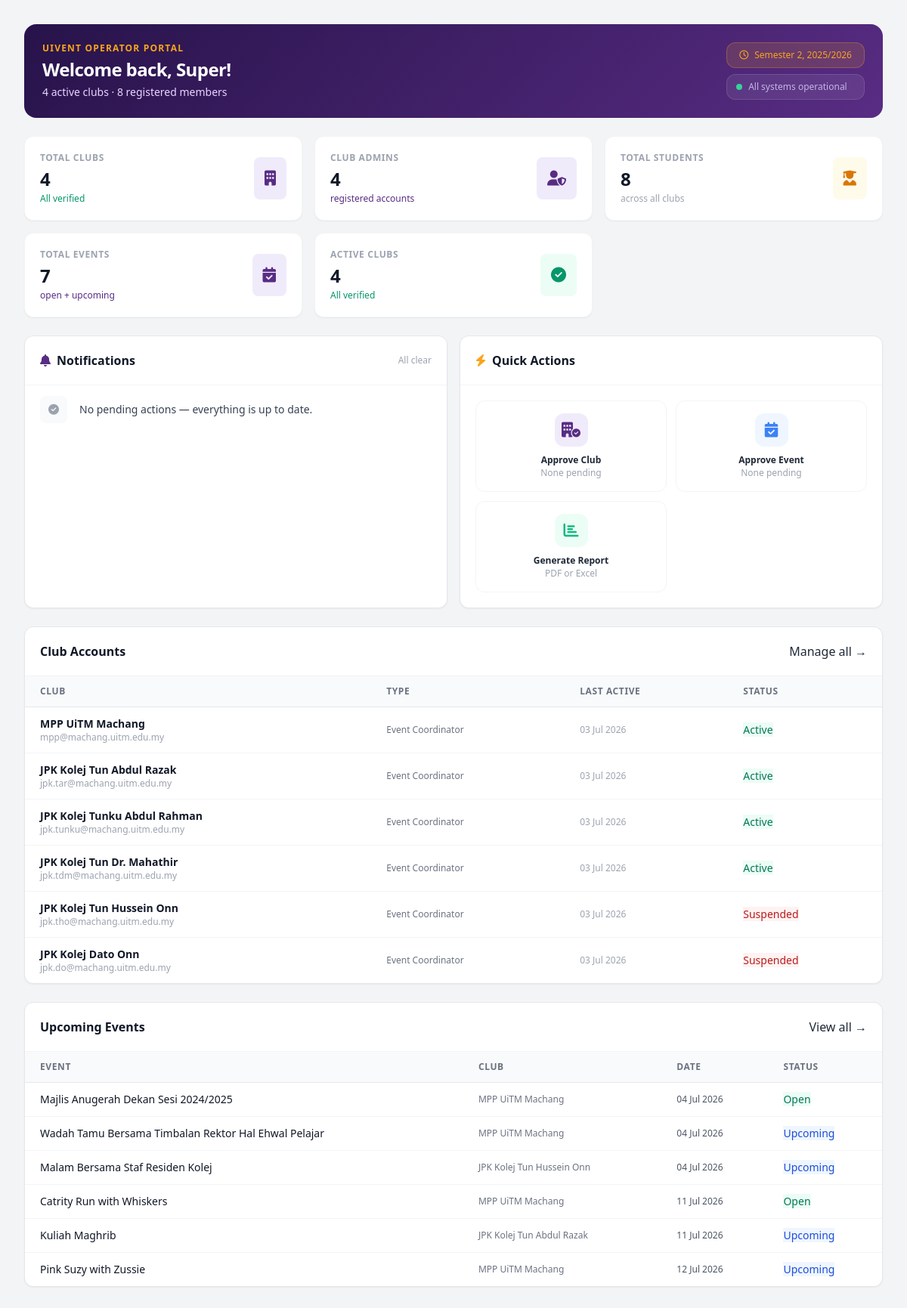
Screenshot of /command_centre.php (signed in) with the database file from the repository.
### tables this page shows
CREATE TABLE `events` (
  `id` int(10) UNSIGNED NOT NULL,
  `campus_id` int(10) UNSIGNED DEFAULT NULL,
  `club_id` int(10) UNSIGNED DEFAULT NULL,
  `created_by` int(10) UNSIGNED DEFAULT NULL,
  `title` varchar(200) NOT NULL,
  `venue` varchar(200) DEFAULT NULL,
  `category` enum('Academic','Cultural','Sports','Other') NOT NULL DEFAULT 'Other',
  `status` enum('upcoming','open','under_review','closed','cancelled','archived') NOT NULL DEFAULT 'upcoming',
  `capacity` int(10) UNSIGNED NOT NULL DEFAULT 0,
  `registration_fee` decimal(8,2) NOT NULL DEFAULT 0.00,
  `registered_count` int(10) UNSIGNED NOT NULL DEFAULT 0,
  `start_date` datetime DEFAULT NULL,
  `end_date` datetime DEFAULT NULL,
  `description` text DEFAULT NULL,
  `image_url` varchar(500) DEFAULT NULL,
  `created_at` datetime NOT NULL DEFAULT current_timestamp(),
  `updated_at` datetime NOT NULL DEFAULT current_timestamp() ON UPDATE current_timestamp(),
  `is_paid` tinyint(1) NOT NULL DEFAULT 0,
  `fee_amount` decimal(8,2) DEFAULT NULL,
  `payment_method` varchar(50) DEFAULT NULL,
  `payment_details` text DEFAULT NULL,
  `payment_deadline` datetime DEFAULT NULL
);

### config.php (called while the page is built, shortened)
<?php
function db(): PDO {
    static $pdo = null;
    if ($pdo === null) {
        $dsn = 'mysql:host=' . DB_HOST . ';dbname=' . DB_NAME . ';charset=' . DB_CHARSET;
        try {
            $pdo = new PDO($dsn, DB_USER, DB_PASS, [
                PDO::ATTR_ERRMODE            => PDO::ERRMODE_EXCEPTION,
                PDO::ATTR_DEFAULT_FETCH_MODE => PDO::FETCH_ASSOC,
                PDO::ATTR_EMULATE_PREPARES   => false,
            ]);
        } catch (PDOException $e) {
            die(json_encode(['error' => 'Database connection failed: ' . $e->getMessage()]));
        }
    }
    return $pdo;
}
function currentAdmin(): array {
    return $_SESSION['super_admin'] ?? ['name' => 'Super Admin', 'email' => ''];
}
?>

### command_centre.php (the view, shortened to what this page needs)
<?php
require_once '../config.php';
$totalClubs       = (int) db()->query("SELECT COUNT(*) FROM admins WHERE status='active'")->fetchColumn();
$pendingClubs     = (int) db()->query("SELECT COUNT(*) FROM admins WHERE status='pending'")->fetchColumn();
$totalAdmins      = (int) db()->query("SELECT COUNT(*) FROM admins WHERE status IN('active','pending')")->fetchColumn();
$totalEvents      = (int) db()->query("SELECT COUNT(*) FROM events WHERE status IN('open','upcoming')")->fetchColumn();
$totalMembers     = (int) db()->query("SELECT COUNT(*) FROM students WHERE is_active=1")->fetchColumn();
$clubs = db()->query("
    SELECT a.name, a.email, a.role, a.status, a.last_active
    FROM admins a
    ORDER BY a.status ASC, a.last_active DESC LIMIT 8
")->fetchAll();
$events = db()->query("
    SELECT e.title, e.start_date, e.status, a.name AS organiser_name
    FROM events e LEFT JOIN admins a ON a.id=e.created_by
    WHERE e.status IN('open','upcoming')
    ORDER BY e.start_date ASC LIMIT 6
")->fetchAll();
$cfg = [];
foreach (db()->query('SELECT config_key,config_value FROM global_config')->fetchAll() as $r) {
    $cfg[$r['config_key']] = $r['config_value'];
}
$notifications = [];
$pendingClubCount = (int) db()->query("SELECT COUNT(*) FROM admins WHERE status='pending'")->fetchColumn();
$pendingEventCount = (int) db()->query("SELECT COUNT(*) FROM events WHERE status='pending'")->fetchColumn();
if (empty($notifications)) {
    $notifications[] = [
        'type'  => 'clear',
        'icon'  => 'fa-circle-check',
        'msg'   => 'No pending actions — everything is up to date.',
        'link'  => null,
        'label' => null,
    ];
}
?>
<!DOCTYPE html>
<html lang="en">
<head>
<script src="https://cdn.tailwindcss.com"></script>
<link rel="stylesheet" href="https://cdnjs.cloudflare.com/ajax/libs/font-awesome/6.4.0/css/all.min.css">
</head>
<body class="bg-gray-100 font-sans text-gray-800 flex h-screen overflow-hidden">
<div class="flex-1 flex flex-col h-full overflow-y-auto">
<div class="flex-1">
<main class="p-6 md:p-8 space-y-6 max-w-7xl w-full mx-auto">
  <div class="flex flex-col sm:flex-row justify-between items-start sm:items-center p-6 rounded-2xl text-white gap-4"
       style="background:linear-gradient(135deg,#27134A 0%,#582C83 100%);">
    <div>
      <p class="text-xs font-bold uppercase tracking-widest mb-1" style="color:#F9A51B;">UiVent Operator Portal</p>
      <h3 class="text-2xl font-bold tracking-tight">
        Welcome back, <?= htmlspecialchars(explode(' ', currentAdmin()['name'])[0]) ?>!
      </h3>
      <p class="text-sm mt-1 text-purple-200">
        <?= number_format($totalClubs) ?> active club<?= $totalClubs!==1?'s':'' ?> · <?= number_format($totalMembers) ?> registered members
      </p>
    </div>
    <div class="flex flex-col gap-2">
      <div class="px-4 py-2 rounded-xl flex items-center gap-2"
           style="background:rgba(249,165,27,.15);border:1px solid rgba(249,165,27,.30);color:#F9A51B;">
        <i class="far fa-clock text-xs"></i>
        <span class="text-xs font-medium"><?= htmlspecialchars($cfg['academic_term_label'] ?? 'Current Semester') ?></span>
      </div>
      <div class="px-3 py-2 rounded-xl flex items-center gap-2"
           style="background:rgba(255,255,255,.08);border:1px solid rgba(255,255,255,.12);color:#c4b5e8;">
        <span class="w-2 h-2 bg-emerald-400 rounded-full"></span>
        <span class="text-xs">All systems operational</span>
      </div>
    </div>
  </div>
  <div class="grid grid-cols-2 lg:grid-cols-3 gap-4">
    <div class="stat-card bg-white p-5 rounded-xl shadow-sm border border-gray-100 flex items-center justify-between">
      <div>
        <p class="text-xs font-semibold uppercase tracking-wider text-gray-400">Total Clubs</p>
        <h4 class="text-2xl font-bold text-gray-900 mt-1"><?= number_format($totalClubs + $pendingClubs) ?></h4>
        <p class="text-xs mt-0.5 <?= $pendingClubs > 0 ? 'text-amber-600' : 'text-emerald-600' ?> font-medium">
          <?= $pendingClubs > 0 ? "$pendingClubs pending setup" : 'All verified' ?>
        </p>
      </div>
      <div class="p-3.5 rounded-lg" style="background:#f0ebfa;color:#582C83;">
        <i class="fas fa-building text-xl"></i>
      </div>
    </div>
    <div class="stat-card bg-white p-5 rounded-xl shadow-sm border border-gray-100 flex items-center justify-between">
      <div>
        <p class="text-xs font-semibold uppercase tracking-wider text-gray-400">Club Admins</p>
        <h4 class="text-2xl font-bold text-gray-900 mt-1"><?= number_format($totalAdmins) ?></h4>
        <p class="text-xs mt-0.5 font-medium" style="color:#582C83;">registered accounts</p>
      </div>
      <div class="p-3.5 rounded-lg" style="background:#f0ebfa;color:#582C83;">
        <i class="fas fa-user-shield text-xl"></i>
      </div>
    </div>
    <div class="stat-card bg-white p-5 rounded-xl shadow-sm border border-gray-100 flex items-center justify-between">
      <div>
        <p class="text-xs font-semibold uppercase tracking-wider text-gray-400">Total Students</p>
        <h4 class="text-2xl font-bold text-gray-900 mt-1"><?= number_format($totalMembers) ?></h4>
        <p class="text-xs text-gray-400 font-medium mt-0.5">across all clubs</p>
      </div>
      <div class="bg-amber-50 p-3.5 rounded-lg text-amber-600">
        <i class="fas fa-user-graduate text-xl"></i>
      </div>
    </div>
    <div class="stat-card bg-white p-5 rounded-xl shadow-sm border border-gray-100 flex items-center justify-between">
      <div>
        <p class="text-xs font-semibold uppercase tracking-wider text-gray-400">Total Events</p>
        <h4 class="text-2xl font-bold text-gray-900 mt-1"><?= number_format($totalEvents) ?></h4>
        <p class="text-xs font-medium mt-0.5" style="color:#582C83;">open + upcoming</p>
      </div>
      <div class="p-3.5 rounded-lg" style="background:#f0ebfa;color:#582C83;">
        <i class="fas fa-calendar-check text-xl"></i>
      </div>
    </div>
    <div class="stat-card bg-white p-5 rounded-xl shadow-sm border border-gray-100 flex items-center justify-between">
      <div>
        <p class="text-xs font-semibold uppercase tracking-wider text-gray-400">Active Clubs</p>
        <h4 class="text-2xl font-bold text-gray-900 mt-1"><?= number_format($totalClubs) ?></h4>
        <p class="text-xs mt-0.5 text-emerald-600 font-medium">
          <?= $pendingClubs > 0 ? "$pendingClubs pending" : 'All verified' ?>
        </p>
      </div>
      <div class="bg-emerald-50 p-3.5 rounded-lg text-emerald-600">
        <i class="fas fa-circle-check text-xl"></i>
      </div>
    </div>
  </div>
  <div class="grid grid-cols-1 lg:grid-cols-2 gap-4">
    <div class="bg-white rounded-xl shadow-sm border border-gray-200 overflow-hidden">
      <div class="p-5 border-b border-gray-100 flex items-center gap-2">
        <span class="relative flex">
          <i class="fas fa-bell text-base" style="color:#582C83;"></i>
        </span>
        <h4 class="font-bold text-base text-gray-900">Notifications</h4>
        <span class="ml-auto text-xs text-gray-400"><?= count($notifications) === 1 && $notifications[0]['type'] === 'clear' ? 'All clear' : count($notifications) . ' alert' . (count($notifications) !== 1 ? 's' : '') ?></span>
      </div>
      <ul class="divide-y divide-gray-100">
        <?php
        $typeMeta = [
          'warning' => ['bg' => 'bg-amber-50',   'icon_color' => 'text-amber-500',  'badge' => 'bg-amber-50 text-amber-700'],
          'info'    => ['bg' => 'bg-blue-50',     'icon_color' => 'text-blue-500',   'badge' => 'bg-blue-50 text-blue-700'],
          'success' => ['bg' => 'bg-emerald-50',  'icon_color' => 'text-emerald-500','badge' => 'bg-emerald-50 text-emerald-700'],
          'clear'   => ['bg' => 'bg-gray-50',     'icon_color' => 'text-gray-400',   'badge' => ''],
        ];
        foreach ($notifications as $n):
          $m = $typeMeta[$n['type']] ?? $typeMeta['clear'];
        ?>
        <li class="flex items-center gap-4 px-5 py-3.5 hover:bg-gray-50 transition-colors">
          <div class="flex-shrink-0 w-9 h-9 rounded-lg flex items-center justify-center <?= $m['bg'] ?>">
            <i class="fas <?= $n['icon'] ?> text-sm <?= $m['icon_color'] ?>"></i>
          </div>
          <p class="flex-1 text-sm text-gray-700 leading-snug"><?= htmlspecialchars($n['msg']) ?></p>
        </li>
        <?php endforeach; ?>
      </ul>
    </div>
    <div class="bg-white rounded-xl shadow-sm border border-gray-200 overflow-hidden">
      <div class="p-5 border-b border-gray-100 flex items-center gap-2">
        <i class="fas fa-bolt text-base" style="color:#F9A51B;"></i>
        <h4 class="font-bold text-base text-gray-900">Quick Actions</h4>
      </div>
      <div class="p-5 grid grid-cols-2 gap-3">
        <a href="admin_management.php?filter=pending"
           class="group flex flex-col items-center gap-2.5 p-4 rounded-xl border border-gray-100 hover:border-purple-200 hover:bg-purple-50 transition-all text-center">
          <div class="w-11 h-11 rounded-xl flex items-center justify-center transition-colors"
               style="background:#f0ebfa;color:#582C83;">
            <i class="fas fa-building-circle-check text-xl group-hover:scale-110 transition-transform"></i>
          </div>
          <div>
            <p class="text-xs font-bold text-gray-800 leading-tight">Approve Club</p>
            <?php if ($pendingClubCount > 0): ?>
            <p class="text-xs text-amber-600 font-medium mt-0.5"><?= $pendingClubCount ?> waiting</p>
            <?php else: ?>
            <p class="text-xs text-gray-400 mt-0.5">None pending</p>
            <?php endif; ?>
          </div>
        </a>
        <a href="global_events.php?filter=pending"
           class="group flex flex-col items-center gap-2.5 p-4 rounded-xl border border-gray-100 hover:border-blue-200 hover:bg-blue-50 transition-all text-center">
          <div class="w-11 h-11 rounded-xl flex items-center justify-center"
               style="background:#eff6ff;color:#3b82f6;">
            <i class="fas fa-calendar-check text-xl group-hover:scale-110 transition-transform"></i>
          </div>
          <div>
            <p class="text-xs font-bold text-gray-800 leading-tight">Approve Event</p>
            <?php if ($pendingEventCount > 0): ?>
            <p class="text-xs text-blue-600 font-medium mt-0.5"><?= $pendingEventCount ?> waiting</p>
            <?php else: ?>
            <p class="text-xs text-gray-400 mt-0.5">None pending</p>
            <?php endif; ?>
          </div>
        </a>
        <div class="group flex flex-col items-center gap-2.5 p-4 rounded-xl border border-gray-100 hover:border-emerald-200 hover:bg-emerald-50 transition-all text-center cursor-pointer"
             onclick="openReportModal()">
          <div class="w-11 h-11 rounded-xl flex items-center justify-center"
               style="background:#ecfdf5;color:#10b981;">
            <i class="fas fa-chart-bar text-xl group-hover:scale-110 transition-transform"></i>
          </div>
          <div>
            <p class="text-xs font-bold text-gray-800 leading-tight">Generate Report</p>
            <p class="text-xs text-gray-400 mt-0.5">PDF or Excel</p>
          </div>
        </div>
      </div>
    </div>
  </div>
  <div class="bg-white rounded-xl shadow-sm border border-gray-200 overflow-hidden">
    <div class="p-5 border-b border-gray-100 flex items-center justify-between">
      <h4 class="font-bold text-base text-gray-900">Club Accounts</h4>
      <a href="admin_management.php" class="btn-secondary">Manage all →</a>
    </div>
    <div class="overflow-x-auto">
      <table class="w-full text-left border-collapse text-sm">
        <thead>
          <tr class="bg-gray-50 border-b border-gray-200 text-xs font-bold uppercase tracking-wider text-gray-500">
            <th class="py-3 px-5">Club</th>
            <th class="py-3 px-5">Type</th>
            <th class="py-3 px-5">Last Active</th>
            <th class="py-3 px-5">Status</th>
          </tr>
        </thead>
        <tbody class="divide-y divide-gray-100">
        <?php
        $statusMap = ['active'=>'bg-emerald-50 text-emerald-700','pending'=>'bg-amber-50 text-amber-700','suspended'=>'bg-red-50 text-red-700'];
        foreach ($clubs as $club):
          $sc = $statusMap[$club['status']] ?? 'bg-gray-100 text-gray-500';
        ?>
        <tr class="hover-row">
          <td class="py-3 px-5">
            <p class="font-semibold text-gray-900"><?= htmlspecialchars($club['name'] ?? '—') ?></p>
            <p class="text-xs text-gray-400"><?= htmlspecialchars($club['email']) ?></p>
          </td>
          <td class="py-3 px-5 text-xs text-gray-500"><?= htmlspecialchars($club['role'] ?? '—') ?></td>
          <td class="py-3 px-5 text-xs text-gray-400">
            <?= $club['last_active'] ? date('d M Y', strtotime($club['last_active'])) : 'Never' ?>
          </td>
          <td class="py-3 px-5"><span class="badge <?= $sc ?>"><?= ucfirst($club['status']) ?></span></td>
        </tr>
        <?php endforeach; ?>
        </tbody>
      </table>
    </div>
  </div>
  <div class="bg-white rounded-xl shadow-sm border border-gray-200 overflow-hidden">
    <div class="p-5 border-b border-gray-100 flex items-center justify-between">
      <h4 class="font-bold text-base text-gray-900">Upcoming Events</h4>
      <a href="global_events.php" class="btn-secondary">View all →</a>
    </div>
    <div class="overflow-x-auto">
      <table class="w-full text-left border-collapse text-sm">
        <thead>
          <tr class="bg-gray-50 border-b border-gray-200 text-xs font-bold uppercase tracking-wider text-gray-500">
            <th class="py-3 px-5">Event</th>
            <th class="py-3 px-5">Club</th>
            <th class="py-3 px-5">Date</th>
            <th class="py-3 px-5">Status</th>
          </tr>
        </thead>
        <tbody class="divide-y divide-gray-100">
        <?php foreach ($events as $ev):
          $isOpen = $ev['status']==='open';
          $bc = $isOpen?'bg-emerald-50 text-emerald-700':'bg-blue-50 text-blue-700';
        ?>
        <tr class="hover-row">
          <td class="py-3 px-5 font-medium text-gray-900"><?= htmlspecialchars($ev['title']) ?></td>
          <td class="py-3 px-5 text-xs text-gray-500"><?= htmlspecialchars($ev['organiser_name'] ?? '—') ?></td>
          <td class="py-3 px-5 text-xs text-gray-600"><?= $ev['start_date'] ? date('d M Y', strtotime($ev['start_date'])) : '—' ?></td>
          <td class="py-3 px-5"><span class="badge <?= $bc ?>"><?= $isOpen?'Open':'Upcoming' ?></span></td>
        </tr>
        <?php endforeach; ?>
        </tbody>
      </table>
    </div>
  </div>
</main>
</div>
</div>
</body>
</html>

### rows the page displays
events: title "Majlis Anugerah Dekan Sesi 2024/2025", created_by.name "MPP UiTM Machang", start_date "04 Jul 2026", status "Open"
events: title "Wadah Tamu Bersama Timbalan Rektor Hal Ehwal Pelajar", created_by.name "MPP UiTM Machang", start_date "04 Jul 2026", status "Upcoming"
events: title "Malam Bersama Staf Residen Kolej", created_by.name "JPK Kolej Tun Hussein Onn", start_date "04 Jul 2026", status "Upcoming"
events: title "Catrity Run with Whiskers", created_by.name "MPP UiTM Machang", start_date "11 Jul 2026", status "Open"
events: title "Kuliah Maghrib", created_by.name "JPK Kolej Tun Abdul Razak", start_date "11 Jul 2026", status "Upcoming"
events: title "Pink Suzy with Zussie", created_by.name "MPP UiTM Machang", start_date "12 Jul 2026", status "Upcoming"

### other values shown
explode(' ', currentAdmin()['name'])[0] "Super"
$totalClubs "4"
$totalMembers "8"
$cfg['academic_term_label'] "Semester 2, 2025/2026"
$totalClubs + $pendingClubs "4"
$totalAdmins "4"
$totalEvents "7"
$n['msg'] "No pending actions — everything is up to date."
$club['name'] "MPP UiTM Machang"
$club['email'] "mpp@machang.uitm.edu.my"
$club['role'] "Event Coordinator"
date('d M Y', strtotime($club['last_active'])) "03 Jul 2026"
$club['status'] "Active"
$club['name'] "JPK Kolej Tun Abdul Razak"
$club['email'] "jpk.tar@machang.uitm.edu.my"
